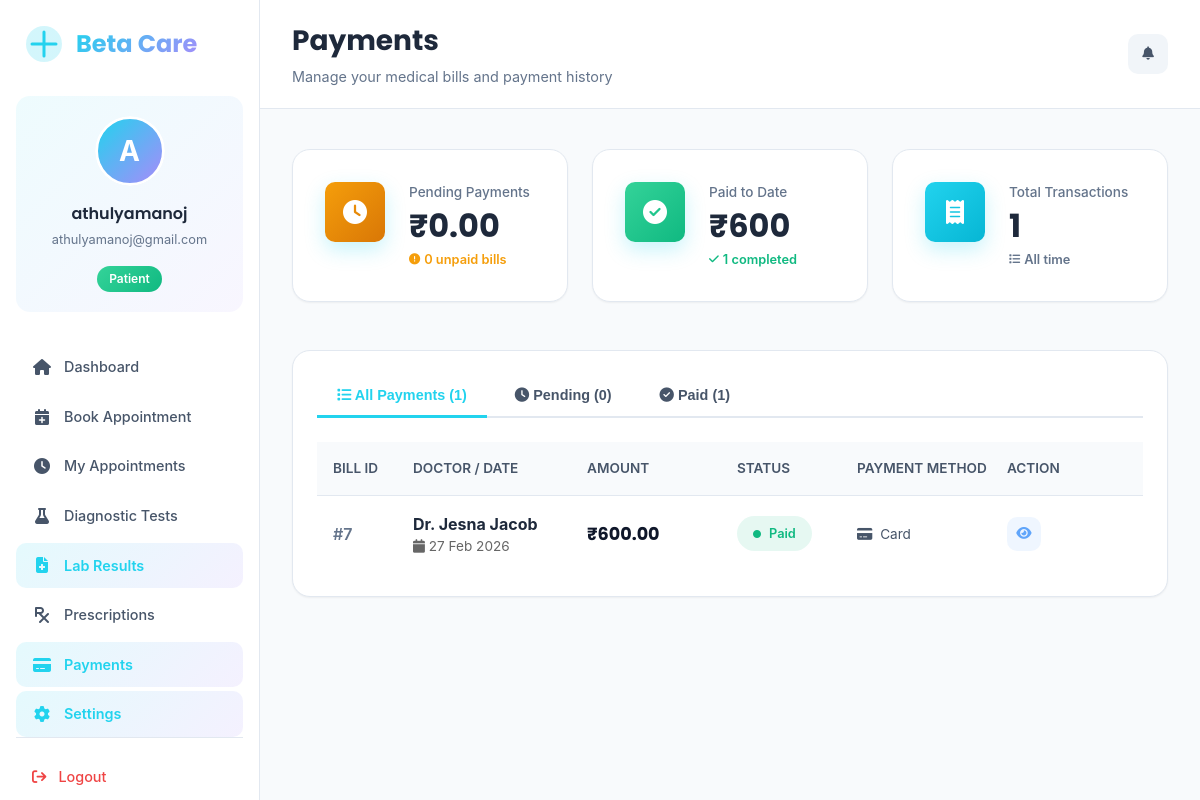
The page /patient/payments/ (signed in) on the database its author committed.
### core/models.py (models this page shows, shortened)
class Payment(models.Model):
    PAYMENT_METHODS = [
        ('UPI', 'UPI'),
        ('Card', 'Card'),
        ('Cash', 'Cash'),
        ('NetBanking', 'Net Banking'),
    ]
    PAYMENT_STATUS = [
        ('Paid', 'Paid'),
        ('Pending', 'Pending'),
        ('Failed', 'Failed'),
    ]
    patient = models.ForeignKey(
        'PatientProfile',
        on_delete=models.CASCADE,
        related_name="payments"
    )
    appointment = models.ForeignKey(
        'Appointment',
        on_delete=models.CASCADE,
        related_name="payments",
        null=True,      # ✅ IMPORTANT
        blank=True      # ✅ IMPORTANT
    )
    test_booking = models.ForeignKey(
        'TestBooking',
        on_delete=models.CASCADE,
        null=True,
        blank=True,
        related_name="payments"
    )
    amount = models.DecimalField(max_digits=10, decimal_places=2)
    payment_method = models.CharField(
        max_length=20,
        choices=PAYMENT_METHODS
    )
    payment_status = models.CharField(
        max_length=20,
        choices=PAYMENT_STATUS,
        default="Pending"
    )
    payment_date = models.DateTimeField(auto_now_add=True)
    transaction_id = models.CharField(
        max_length=100,
        blank=True,
        null=True
    )

class Appointment(models.Model):
    STATUS_CHOICES = [
        ('Pending Payment', 'Pending Payment'),  # Initial status when appointment is created
        ('Scheduled', 'Scheduled'),              # After payment is completed
        ('Confirmed', 'Confirmed'),              # Doctor confirmed
        ('Completed', 'Completed'),              # Appointment finished
        ('Cancelled', 'Cancelled'),              # Appointment cancelled
        ('No Show', 'No Show'),                  # Patient didn't show up
    ]
    patient = models.ForeignKey(PatientProfile, on_delete=models.CASCADE)
    doctor = models.ForeignKey(DoctorProfile, on_delete=models.CASCADE)
    appointment_date = models.DateField()
    appointment_time = models.TimeField()
    reason = models.CharField(max_length=255)
    status = models.CharField(
        max_length=20,
        choices=STATUS_CHOICES,
        default="Pending Payment"  # Changed default
    )
    created_at = models.DateTimeField(auto_now_add=True)

class DoctorProfile(models.Model):
    user = models.OneToOneField(User, on_delete=models.CASCADE)
    department = models.CharField(max_length=100)
    specialization = models.CharField(max_length=100)
    license_number = models.CharField(max_length=50, blank=True, default="")
    experience = models.PositiveIntegerField(default=0, help_text="Years of experience")
    consultation_fee = models.DecimalField(
    max_digits=8,
    decimal_places=2,
    default=0.00,  # default value for new and existing rows
    help_text="Fee in INR"
)
    phone = models.CharField(max_length=15)
    bio = models.TextField(blank=True)
    status = models.CharField(max_length=20, default="Active")

### core/views.py (the view)
# urls.py: path('patient/payments/', views.payments, name='payments'),
@login_required
def payments(request):
    try:
        patient_profile = PatientProfile.objects.get(user=request.user)
    except PatientProfile.DoesNotExist:
        messages.error(request, "Patient profile not found.")
        return redirect('patient_dashboard')
    all_payments = Payment.objects.filter(
        patient=patient_profile
    ).select_related('appointment', 'appointment__doctor', 'appointment__doctor__user').order_by('-payment_date')
    pending_payments = all_payments.filter(payment_status='Pending')
    paid_payments = all_payments.filter(payment_status='Paid')
    failed_payments = all_payments.filter(payment_status='Failed')
    total_pending = pending_payments.aggregate(total=Sum('amount'))['total'] or Decimal('0.00')
    total_paid = paid_payments.aggregate(total=Sum('amount'))['total'] or Decimal('0.00')
    context = {
        'all_payments': all_payments,
        'pending_payments': pending_payments,
        'paid_payments': paid_payments,
        'failed_payments': failed_payments,
        'total_pending': total_pending,
        'total_paid': total_paid,
        'pending_count': pending_payments.count(),
        'paid_count': paid_payments.count(),
    }
    return render(request, 'core/dashboard/payments.html', context)

### core/templates/core/dashboard/payments.html (shortened to what this page needs)
{% load static %}
<!DOCTYPE html>
<html lang="en">
<head>
    <link href="https://cdnjs.cloudflare.com/ajax/libs/font-awesome/6.5.0/css/all.min.css" rel="stylesheet">
    <link rel="stylesheet" href="{% static 'core/css/admin.css' %}">
</head>
<body>
    <div class="medical-dashboard">
        <aside class="medical-sidebar">
            <div class="brand">
                <div class="brand-logo">
                </div>
                <span class="brand-name">Beta Care</span>
            </div>
            <div class="profile-card">
                <div class="profile-avatar-wrapper">
                    <div class="profile-avatar">
                        <div class="avatar-fallback" style="display: flex;">
                            {{ request.user.first_name|default:request.user.username|slice:":1"|upper }}
                        </div>
                    </div>
                </div>
                <div class="profile-details">
                    <h4 class="profile-name">{{ request.user.get_full_name|default:request.user.username }}</h4>
                    <p class="profile-email">{{ request.user.email|truncatechars:25 }}</p>
                </div>
                <span class="role-badge" style="background: linear-gradient(135deg, #34d399, #10b981);">Patient</span>
            </div>
            <nav class="sidebar-nav">
                <a href="{% url 'patient_dashboard' %}" class="nav-item">
                    <i class="fa-solid fa-home"></i>
                    <span>Dashboard</span>
                </a>
                <a href="{% url 'patient_book_appointment' %}" class="nav-item">
                    <i class="fa-solid fa-calendar-plus"></i>
                    <span>Book Appointment</span>
                </a>
                <a href="{% url 'patient_appointments' %}" class="nav-item">
                    <i class="fa-solid fa-clock"></i>
                    <span>My Appointments</span>
                </a>
                <a href="{% url 'patient_diagnostic_tests' %}" class="nav-item">
                    <i class="fa-solid fa-flask"></i>
                    <span>Diagnostic Tests</span>
                </a>
                <a href="{% url 'patient_lab_results' %}" class="nav-item active">
                    <i class="fa-solid fa-file-medical"></i>
                    <span>Lab Results</span>
                </a>
                <a href="{% url 'patient_prescriptions' %}" class="nav-item">
                    <i class="fa-solid fa-prescription"></i>
                    <span>Prescriptions</span>
                </a>
                <a href="{% url 'payments' %}" class="nav-item active">
                    <i class="fa-solid fa-credit-card"></i>
                    <span>Payments</span>
                </a>
                <a href="{% url 'patient_settings' %}" class="nav-item active">
                    <i class="fa-solid fa-gear"></i>
                    <span>Settings</span>
                </a>
            </nav>
            <div class="sidebar-footer">
                <a href="{% url 'logout' %}" class="logout-link">
                    <i class="fa-solid fa-arrow-right-from-bracket"></i>
                    <span>Logout</span>
                </a>
            </div>
        </aside>
        <main class="medical-main">
            <header class="medical-header">
                <div class="header-left">
                    <h1 class="page-title" style="font-size:1.75rem;">Payments</h1>
                    <p class="page-subtitle">Manage your medical bills and payment history</p>
                </div>
                <div class="header-actions">
                    <button class="header-icon-btn">
                        <i class="fa-solid fa-bell"></i>
                    </button>
                </div>
            </header>
            <div class="medical-content">
                <div class="stats-grid" style="grid-template-columns: repeat(auto-fit, minmax(250px, 1fr));">
                    <div class="stat-card">
                        <div class="stat-icon" style="background: linear-gradient(135deg, #f59e0b, #d97706);">
                            <i class="fa-solid fa-clock"></i>
                        </div>
                        <div class="stat-info">
                            <p class="stat-label">Pending Payments</p>
                            <h3 class="stat-value">₹{{ total_pending }}</h3>
                            <p class="stat-change" style="color: var(--warning-yellow);">
                                <i class="fa-solid fa-exclamation-circle"></i>
                                <span>{{ pending_count }} unpaid bill{{ pending_count|pluralize }}</span>
                            </p>
                        </div>
                    </div>
                    <div class="stat-card">
                        <div class="stat-icon" style="background: linear-gradient(135deg, #34d399, #10b981);">
                            <i class="fa-solid fa-check-circle"></i>
                        </div>
                        <div class="stat-info">
                            <p class="stat-label">Paid to Date</p>
                            <h3 class="stat-value">₹{{ total_paid }}</h3>
                            <p class="stat-change positive">
                                <i class="fa-solid fa-check"></i>
                                <span>{{ paid_count }} completed</span>
                            </p>
                        </div>
                    </div>
                    <div class="stat-card">
                        <div class="stat-icon" style="background: linear-gradient(135deg, #22d3ee, #06b6d4);">
                            <i class="fa-solid fa-receipt"></i>
                        </div>
                        <div class="stat-info">
                            <p class="stat-label">Total Transactions</p>
                            <h3 class="stat-value">{{ all_payments.count }}</h3>
                            <p class="stat-change" style="color: var(--text-medium);">
                                <i class="fa-solid fa-list"></i>
                                <span>All time</span>
                            </p>
                        </div>
                    </div>
                </div>
                <div class="medical-table-card">
                    <div class="tab-nav">
                        <button class="tab-btn active" onclick="switchTab('all')">
                            <i class="fa-solid fa-list"></i> All Payments ({{ all_payments.count }})
                        </button>
                        <button class="tab-btn" onclick="switchTab('pending')">
                            <i class="fa-solid fa-clock"></i> Pending ({{ pending_count }})
                        </button>
                        <button class="tab-btn" onclick="switchTab('paid')">
                            <i class="fa-solid fa-check-circle"></i> Paid ({{ paid_count }})
                        </button>
                    </div>
                    <div id="tab-all" class="tab-content active">
                        {% if all_payments %}
                        <div>
                            <div class="payment-row" style="background:var(--gray-50); font-weight:600; font-size:0.85rem; color:var(--gray-600); text-transform:uppercase;">
                                <div>Bill ID</div>
                                <div>Doctor / Date</div>
                                <div>Amount</div>
                                <div>Status</div>
                                <div>Payment Method</div>
                                <div>Action</div>
                            </div>
                            {% for payment in all_payments %}
                            <div class="payment-row">
                                <div style="font-weight:600; color:var(--gray-500);">#{{ payment.id }}</div>
                                <div>
                                        <td>
                                        {% if payment.appointment %}
                                            <div>
                                                <strong>
                                                    Dr. {{ payment.appointment.doctor.user.get_full_name }}
                                                </strong>
                                            </div>
                                            <div style="font-size: 0.85rem; color: #666;">
                                                <i class="fa-solid fa-calendar"></i>
                                                {{ payment.appointment.appointment_date|date:"d M Y" }}
                                            </div>
                                        {% else %}
                                            <span style="color:red;">No linked record</span>
                                        {% endif %}
                                    </td>
                                </div>
                                <div style="font-family:var(--font-heading); font-size:1.1rem; font-weight:700; color:var(--gray-900);">
                                    ₹{{ payment.amount }}
                                </div>
                                <div>
                                    <span class="status-badge {% if payment.payment_status == 'Paid' %}status-active{% elif payment.payment_status == 'Pending' %}status-pending{% else %}status-inactive{% endif %}">
                                        <i class="fa-solid fa-circle"></i>
                                        {{ payment.payment_status }}
                                    </span>
                                </div>
                                <div style="font-size:0.85rem; color:var(--gray-600);">
                                    {% if payment.payment_method %}
                                        <i class="fa-solid fa-{% if payment.payment_method == 'UPI' %}mobile-alt{% elif payment.payment_method == 'Card' %}credit-card{% elif payment.payment_method == 'Cash' %}money-bill{% else %}building-columns{% endif %}" style="margin-right:4px;"></i>
                                        {{ payment.payment_method }}
                                    {% else %}
                                        <span style="color:var(--gray-400);">Not selected</span>
                                    {% endif %}
                                </div>
                                <div>
                                    {% if payment.payment_status == 'Pending' %}
                                    <a href="{% url 'process_payment' payment.id %}" class="add-btn-small" style="text-decoration:none;">
                                        <i class="fa-solid fa-credit-card"></i> Pay Now
                                    </a>
                                    {% else %}
                                    <a href="{% url 'payment_detail' payment.id %}" class="action-btn view-btn" title="View Receipt">
                                        <i class="fa-solid fa-eye"></i>
                                    </a>
                                    {% endif %}
                                </div>
                            </div>
                            {% endfor %}
                        </div>
                        {% else %}
                        <div style="text-align:center; padding:var(--space-12);">
                            <i class="fa-solid fa-receipt" style="font-size:4rem; color:var(--gray-300); margin-bottom:var(--space-4);"></i>
                            <p style="color:var(--gray-500); font-size:1.1rem;">No payments found</p>
                        </div>
                        {% endif %}
                    </div>
                </div>
            </div>
        </main>
    </div>
</body>
</html>

### rows shown on the page
Payment: id "7", appointment.doctor.user.get_full_name "Jesna Jacob", appointment.appointment_date "27 Feb 2026", amount "600.00", payment_status "Paid", payment_method "Card"

### other values the page prints
{{ request.user.first_name|default:request.user.username|slice:":1"|upper }} "A"
{{ request.user.get_full_name|default:request.user.username }} "athulyamanoj"
{{ request.user.email|truncatechars:25 }} "athulyamanoj@gmail.com"
{{ total_pending }} "0.00"
{{ pending_count }} "0"
{{ total_paid }} "600"
{{ paid_count }} "1"
{{ all_payments.count }} "1"
